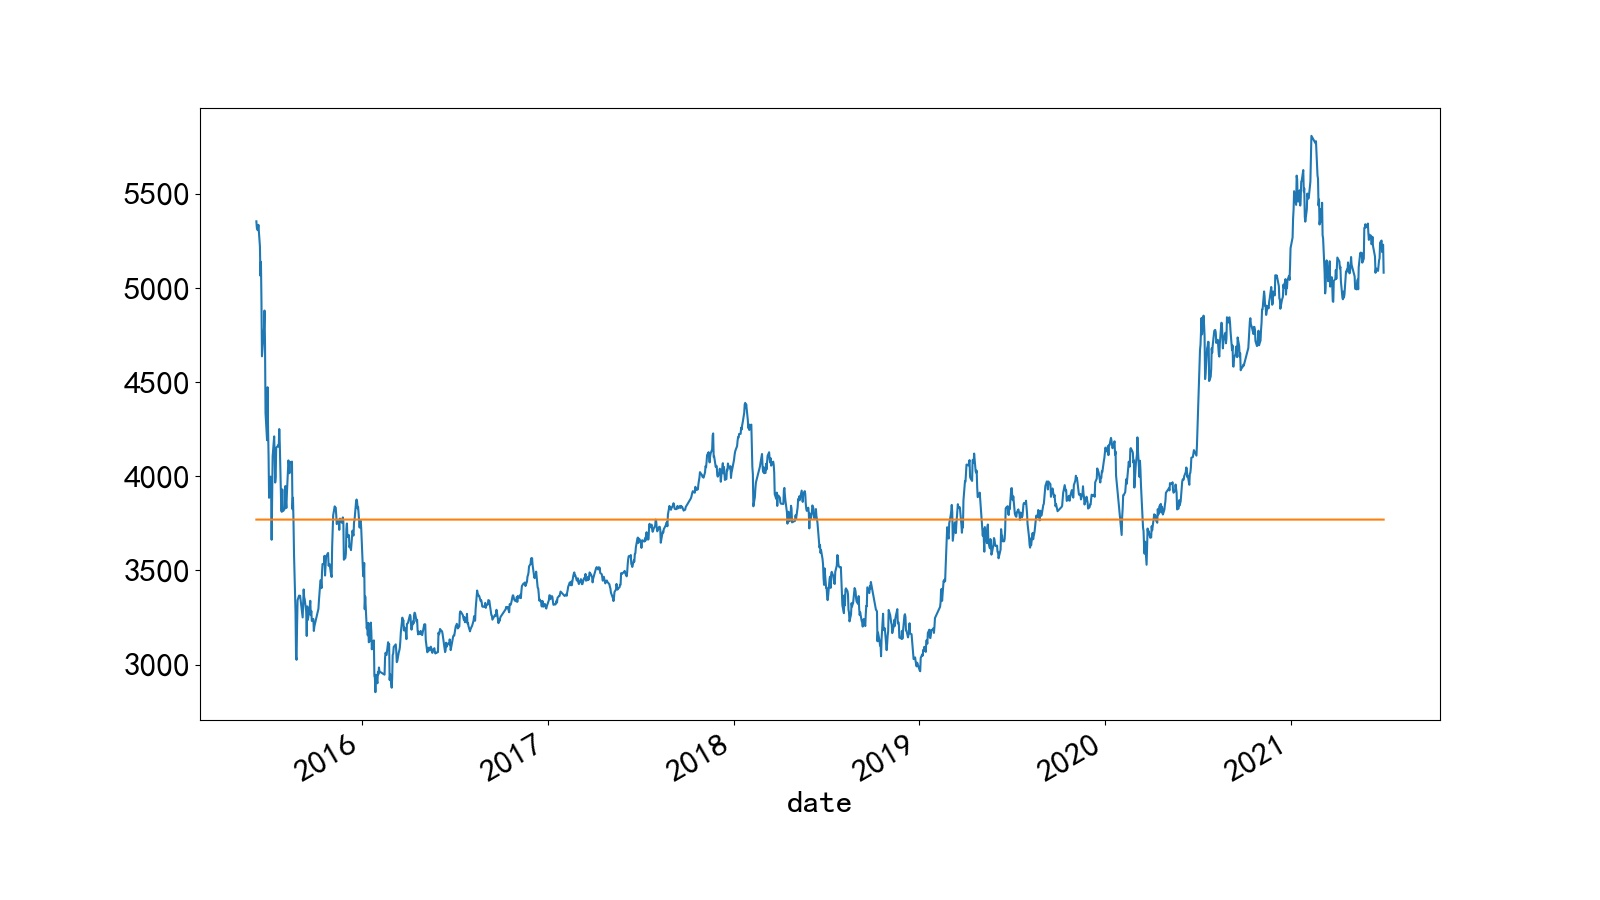

The Python source for this figure:
# @Site   :  https://github.com/pynote/investnote
# @Author :  老涂数据投研(py_invest_note)

import os.path
import math
import pandas as pd
from pandas import Timestamp
import matplotlib.pyplot as plt
import akshare as ak
from dateutil import relativedelta

# data
s_code = 'sh000300'
pkl_name = '{}.pkl'.format(s_code)
try:
    df = pd.read_pickle(pkl_name)
except FileNotFoundError:
    df = ak.stock_zh_index_daily(s_code)
    df.to_pickle(pkl_name)

print(df)


# df['close'].plot()
# plt.show()


def calc_annual_rate_of_return(data, start_date, end_date):
    """
    计算一次性投入年化收益率
    """
    print(f'{start_date=}')
    print(f'{end_date=}')
    time_span = relativedelta.relativedelta(end_date, start_date)
    years = time_span.years + time_span.months / 12
    print(f'{years=}')
    start_price = data['close'][start_date]
    end_price = data['close'][end_date]
    multi = end_price / start_price
    print(f'{start_price=}')
    print(f'{end_price=}')
    print(f'{multi=}')
    annual_rate_of_return = math.exp(math.log(multi) / years) - 1
    print(f'{annual_rate_of_return=}')


def calc_average_annual_rate_of_return(data, start_date, end_date, span=7):
    """
    计算定投年化收益率
    """
    print(f'{start_date=}')
    print(f'{end_date=}')
    time_span = relativedelta.relativedelta(end_date, start_date)
    years = time_span.years + time_span.months / 12
    print(f'{years=}')
    start_loc = data.index.get_loc(start_date)
    end_loc = data.index.get_loc(end_date)
    average = 0
    count = 0
    for i in range(start_loc, end_loc, span):
        average += 1 / data['close'][i]
        count += 1
    print(f'{count=}')
    average_price = count / average
    end_price = data['close'][end_date]
    multi = end_price / average_price
    print(f'{average_price=}')
    print(f'{end_price=}')
    print(f'{multi=}')
    print(f'{multi*count=}')
    average_annual_rate_of_return = math.exp(math.log(multi) / years) - 1
    print(f'{average_annual_rate_of_return=}')
    plt.rcParams.update({'font.size': 24})
    data = data[start_date:end_date]
    data['close'].plot(figsize=(16, 9))
    average_data = pd.DataFrame(index=data.index.copy())
    average_data.insert(0, 'average_price', [average_price] * data.index.size)
    average_data['average_price'].plot()
    # plt.show()
    plt.savefig(fname='{}.jpg'.format(os.path.splitext(os.path.basename(__file__))[0]))


# 一次性定投
s_date = Timestamp('2016-01-27 00:00:00+00:00')
e_date = df.index[-1]
calc_annual_rate_of_return(df, s_date, e_date)

s_date = Timestamp('2019-01-03 00:00:00+00:00')
e_date = df.index[-1]
calc_annual_rate_of_return(df, s_date, e_date)

# 每周定投
s_date = Timestamp('2015-06-08 00:00:00+00:00')
e_date = df.index[-1]
calc_average_annual_rate_of_return(df, s_date, e_date)
